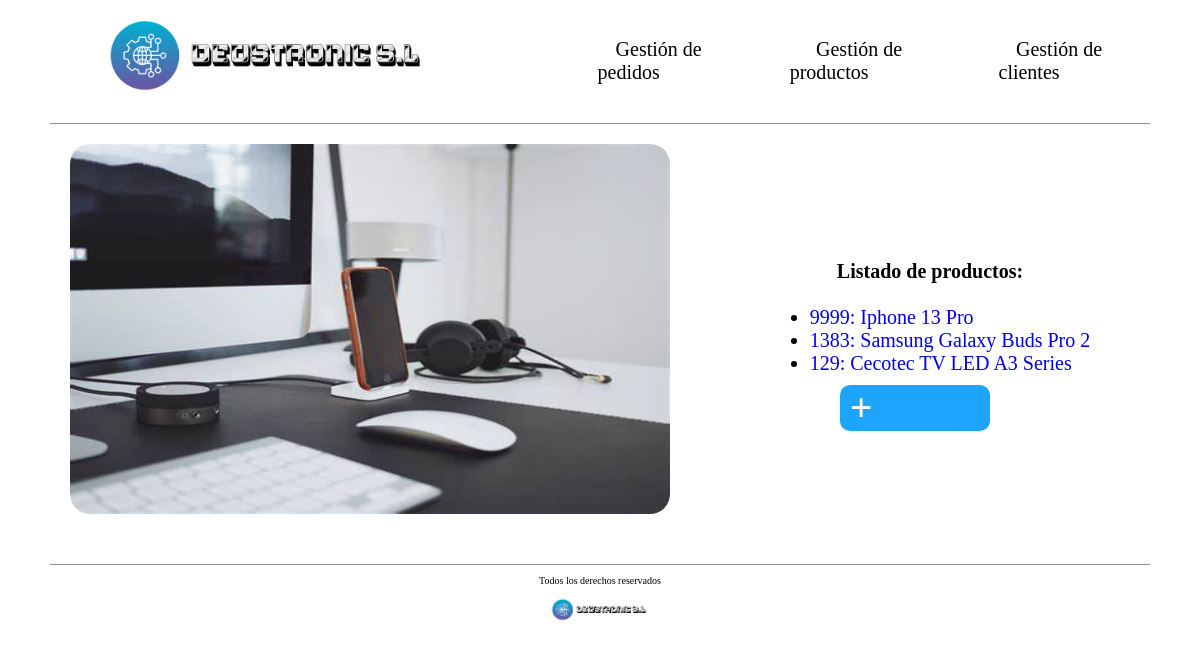
The app's page /empresaDjango/producto/, older data.
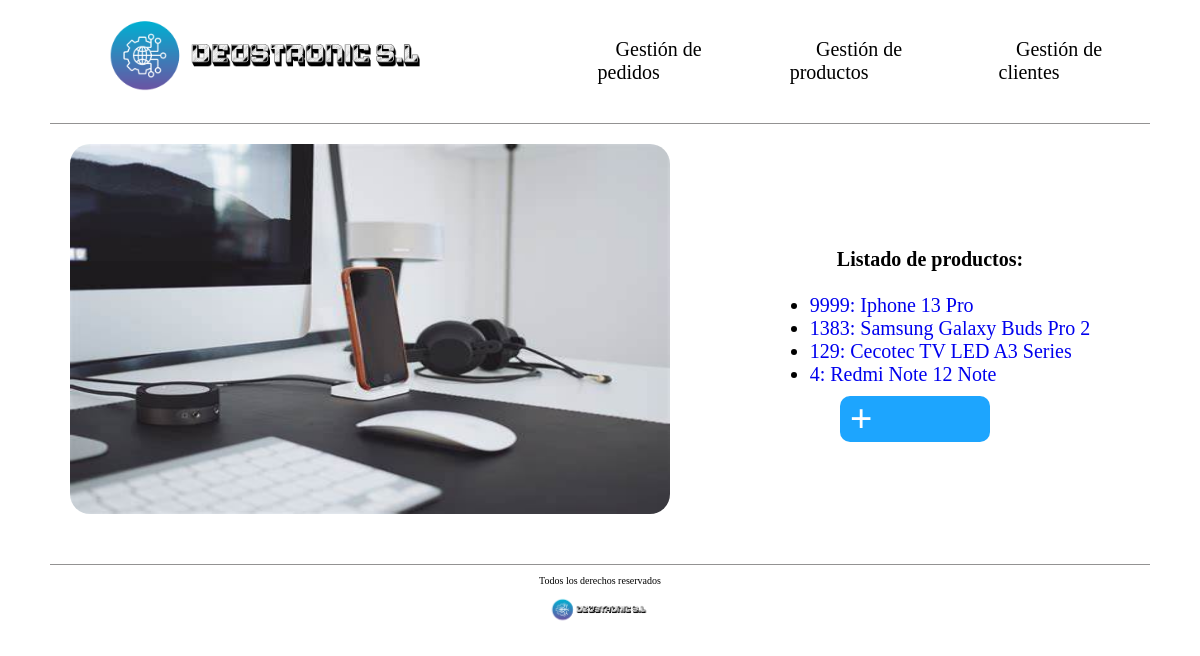
The same page, newer data.
### empresaDjango/models.py (models this page shows, shortened)
class Producto(models.Model):
    categoria = models.ForeignKey(Categoria, on_delete=models.CASCADE)
    cod_producto = models.CharField(max_length=10)
    nombre_producto = models.CharField(max_length=50)
    descripcion = models.CharField(max_length=50)
    precio_unidad = models.IntegerField()
    modelo = models.CharField(max_length=50)

### empresaDjango/views.py (the view)
# urls.py: path('producto/', views.index_producto, name='index_pro'),
def index_producto(request):
    productos = Producto.objects.all()
    return render(request, 'index_producto.html', {'listado_productos': productos})

### empresaDjango/templates/index_producto.html (shortened to what this page needs)
{% load static %}
<!DOCTYPE html>
<html lang="es">
<head>
    <link rel="stylesheet" href="{% static 'css/styles.css'%}" />
    <link rel="stylesheet" href="{% static 'css/normalize.css'%}" />
</head>
<body>
    <header>
        <div class="navegacion">
            <nav class="nav-principal">
                <a href="{% url 'index_ped' %}">
                  <img src="{% static 'images/DEUSTRONIC.png' %}" alt="Logo Tienda" />
                </a>
                <ul class="elementos-navegacion">
                  <li>
                    <a href="{% url 'index_ped' %}">Gestión de pedidos</a>
                  </li>
                  <li>
                    <a href="{% url 'index_pro' %}">Gestión de productos</a>
                  </li>
                  <li>
                    <a href="{% url 'index_cli' %}">Gestión de clientes</a>
                  </li>
                </ul>
            </nav>
        </div>
    </header>
     <main>
        <div class="contenedor-principal-index">
            <div class="parte-izquierda">
                <img src="{% static 'images/Escritorio.jpeg'%}" alt="Foto con artículos tecnológicos en un escritorio" />
            </div>
            <div class="parte-derecha">
            <h1>Listado de productos:</h1>
                <ul>
                    {% for pr in listado_productos %}
                    <li class="listados">
                        <a href="{% url 'detail_pro' pr.cod_producto %}">
                        {{ pr.cod_producto }}: {{ pr.nombre_producto }} {{ pr.modelo }}
                        </a>
                    </li>
                    {% endfor %}
                    <div class="boton_crear">
                        <a  href="{% url 'producto_create' %}"> + </a>
                    </div>
                </ul>
            </div>
        </div>
     </main>
    <footer>
        <div class="contenido-footer">
            <p class="copyright">Todos los derechos reservados</p>
            <img src="{% static 'images/DEUSTRONIC.png'%}" alt="Logo Tienda" />
        </div>
    </footer>
</body>
</html>

Row changes from the older to the newer data that the page shows:
added Producto: cod_producto "4", nombre_producto "Redmi Note 12", modelo "Note"
